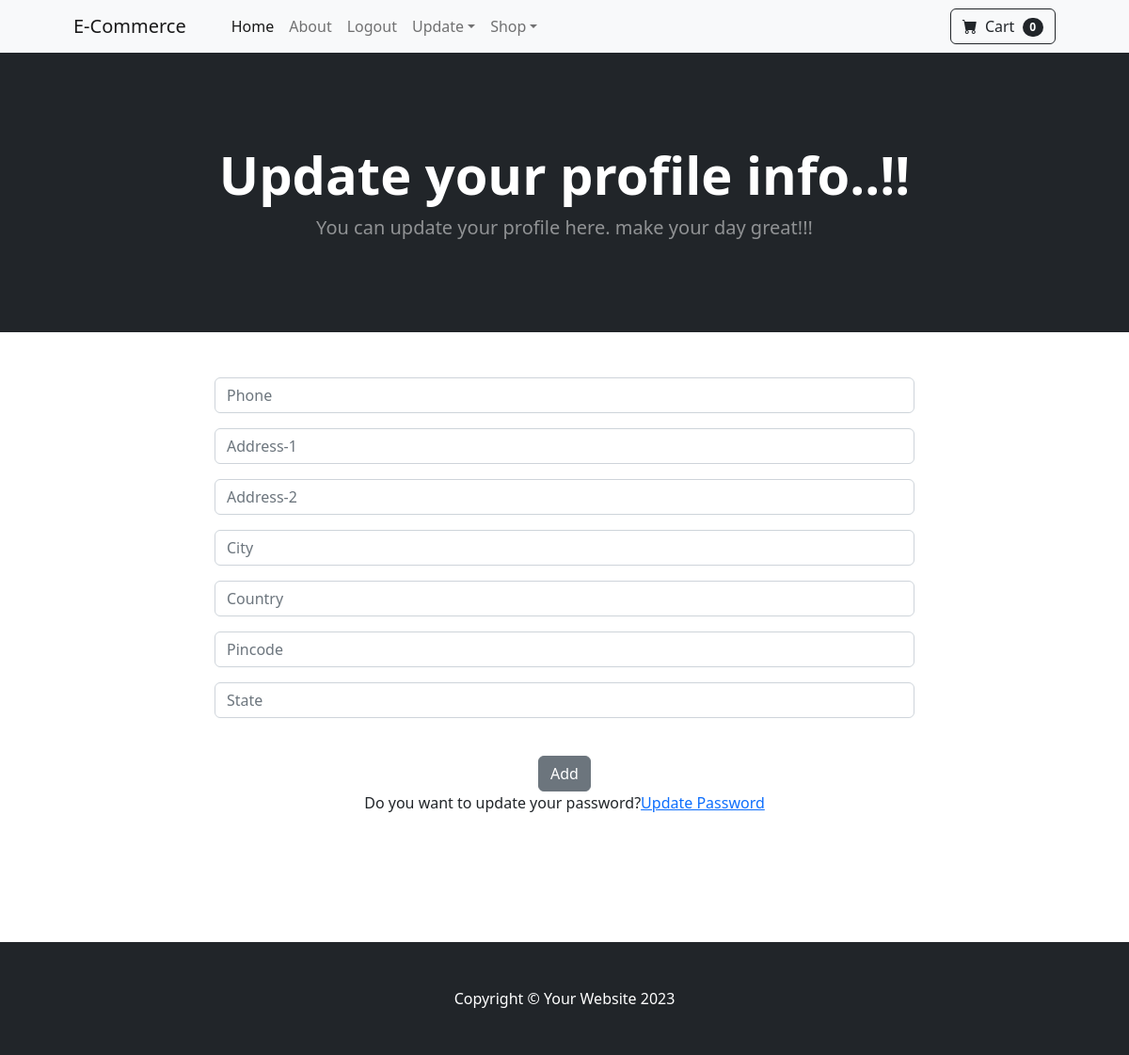
The page /update_user_info/ (signed in) on the database as committed earlier.
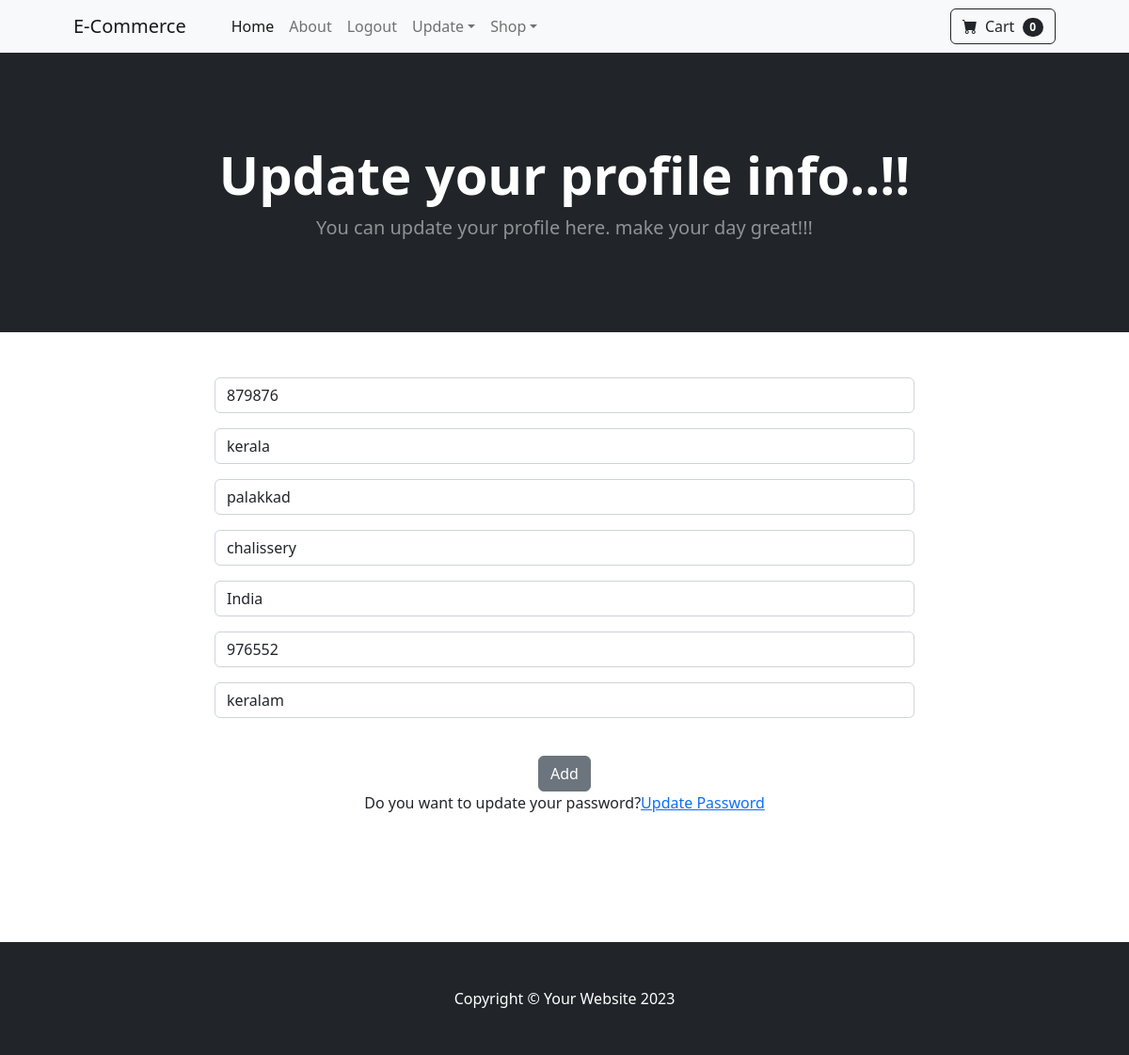
The same page on the database as committed later.
### store/models.py (models this page shows, shortened)
class CustomerProfile(models.Model):
    user = models.OneToOneField(User, on_delete=models.CASCADE)
    date_modified = models.DateTimeField(auto_now=True)
    phone = models.CharField(max_length=20, blank=True)
    address1 = models.CharField(max_length=200, blank=True)
    address2 = models.CharField(max_length=200, blank=True)
    city = models.CharField(max_length=30, blank=True)
    state = models.CharField(max_length=300, blank=True)
    country = models.CharField(max_length=30, blank=True)
    pincode = models.CharField(max_length=20, blank=True)
    old_cart = models.CharField(max_length=1000, blank=True, null=True)

### store/views.py (the view)
# urls.py: path('update_user_info/', update_user_info, name='update_user_info'),
def update_user_info(request):
    if request.user.is_authenticated:
        current_user = CustomerProfile.objects.get(user__id=request.user.id)
        update_form = UserInfoForm(request.POST or None, instance=current_user )
        if update_form.is_valid():
            update_form.save()
            messages.success(request,'User Profile has been updated!!!')
            return redirect('login_view')
        return render(request, "update_user_info.html", {'update_form':update_form})
    else:
        messages.success(request, "You must be logged in to access this page..")
        return redirect('home')

### store/forms.py
class UserInfoForm(forms.ModelForm):
	phone = forms.CharField(label='', widget=forms.TextInput(attrs={'class':'form-control', 'placeholder':'Phone'}), required=False)
	address1 = forms.CharField(label='', widget=forms.TextInput(attrs={'class':'form-control', 'placeholder':'Address-1'}), required=False)
	address2 = forms.CharField(label='', widget=forms.TextInput(attrs={'class':'form-control', 'placeholder':'Address-2'}), required=False)
	city = forms.CharField(label='', widget=forms.TextInput(attrs={'class':'form-control', 'placeholder':'City'}), required=False)
	state = forms.CharField(label='', widget=forms.TextInput(attrs={'class':'form-control', 'placeholder':'State'}), required=False)
	country = forms.CharField(label='', widget=forms.TextInput(attrs={'class':'form-control', 'placeholder':'Country'}), required=False)
	pincode = forms.CharField(label='', widget=forms.TextInput(attrs={'class':'form-control', 'placeholder':'Pincode'}), required=False)
	class Meta:
		model = CustomerProfile
		fields = ('phone', 'address1', 'address2', 'city', 'country', 'pincode', 'state')

### cart/cart.py (called while the page is built)
    def __len__(self):
        return len(self.cart)

### cart/context_processors.py (called while the page is built)
def cart_data(request):
    return {'cart':Cart(request)}

### store/templates/update_user_info.html (shortened to what this page needs)
{% extends 'base.html' %}
{% block content %}
<header class="bg-dark py-5">
    <div class="container px-4 px-lg-5 my-5">
        <div class="text-center text-white">
            <h1 class="display-4 fw-bolder">Update your profile info..!!</h1>
            <p class="lead fw-normal text-white-50 mb-0">You can update your profile here. make your day great!!!</p>
        </div>
    </div>
</header>
<br> <br>
<div class="container">
    <div class="row">
        <center>
            <div class="col-8">
                <form method="post" action="{% url 'update_user_info' %}">
                    {{ update_form.as_p }}
                    <br>
                    <button type="submit" class="btn btn-secondary">Add</button>
                    <p>Do you want to update your password?<a href="{% url 'update_password' %}">Update Password</a></p>
                </form>
            </div>
        </center>
    </div>
</div>
<br> <br> <br> <br> <br>
{% endblock %}

Rows that differ between the two databases and show on the page:
changed CustomerProfile: phone (not shown) → "879876"; address1 (not shown) → "kerala"; address2 (not shown) → "palakkad"; city (not shown) → "chalissery"; country (not shown) → "India"; pincode (not shown) → "976552"; state (not shown) → "keralam"
